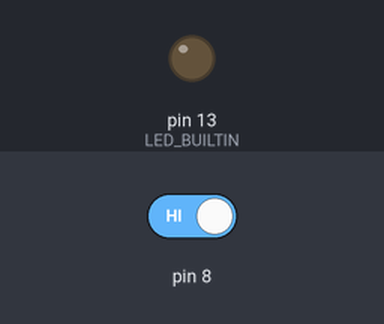
Bench run of a sketch on a simulated Arduino Uno, built with avr-gcc and run on an emulated ATmega328P. On the bench: output pins drawn as LEDs (lit = HIGH). The inputs (shaded band) are chosen by the test bench; at power-on: pin 8 HIGH.

Above: at 1.2 s.
1.3 s: pin 8 driven LOW
At 1.9 s:
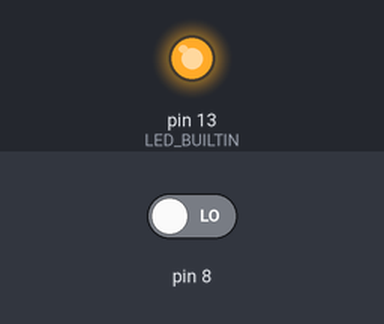
2.8 s: pin 8 driven HIGH
At 4.2 s:
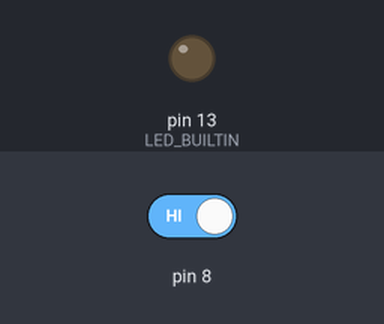
Timing chart, 0 to 5.8 s (numbered marks = the images above; inputs shaded):
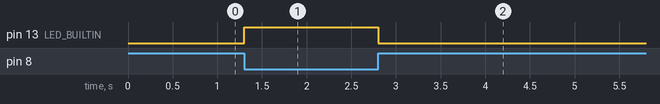

Measured:
- after the input at 1.3 s, pin 13 (LED_BUILTIN): LOW → HIGH at once
- after the input at 2.8 s, pin 13 (LED_BUILTIN): HIGH → LOW at once

The sketch:

_555.ino
```cpp
void setup() {
  // put your setup code here, to run once:
pinMode(LED_BUILTIN, OUTPUT);
pinMode(8, INPUT);
//Serial.begin(9600);
}

void loop() {
  digitalWrite(LED_BUILTIN, !digitalRead(8));
  // put your main code here, to run repeatedly:
//Serial.println(analogRead(A0), DEC);
//delay(400);
}
```
